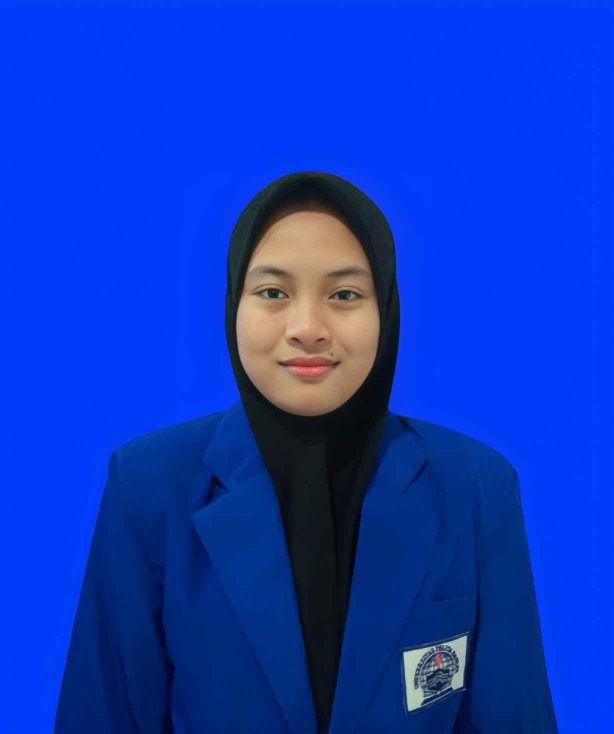
#> input picture img/alya.jpg, 1228 x 1468 px (shown at 1/2 size)
$ python -i tugas.py   (imports and definitions only)
#> lines starting #> are read from the running program, lines starting #| are printed output that depends on the picture; after the words box and inside, x2 and y2 are one past the last pixel; in counts of white or black regions, pixels touching at a corner belong together
import streamlit as st
import cv2
import numpy as np

def rgb_to_hsv(image):
    hsv_image = cv2.cvtColor(image, cv2.COLOR_RGB2HSV)
    return hsv_image

def calculate_histogram(image):
    histogram = cv2.calcHist([image], [0], None, [256], [0, 256])
    return histogram

# [5 lines left out: function adjust_brightness_contrast, not called in this run]

def find_contours(image):
    gray_image = cv2.cvtColor(image, cv2.COLOR_RGB2GRAY)
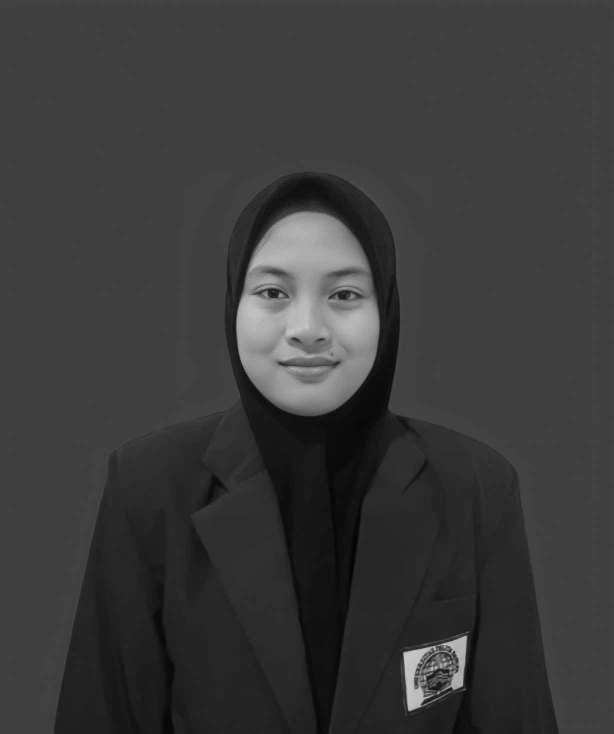
#> gray_image: shape (1468, 1228) (shown at 1/2 size); min 1, max 210, mean 58.2
    _, threshold = cv2.threshold(gray_image, 127, 255, 0)
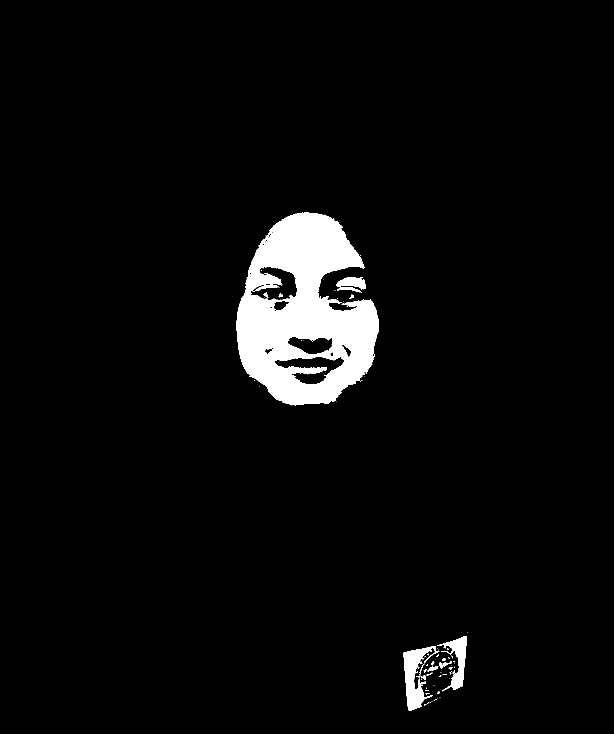
#> threshold: shape (1468, 1228) (shown at 1/2 size); 4.2% white; 80 white regions (58 under 20 px)
    contours, _ = cv2.findContours(threshold, cv2.RETR_TREE, cv2.CHAIN_APPROX_SIMPLE)
#> contours = 127 contours, 104 with area under 20; largest, box (x1, y1, x2, y2) and area: (473, 425, 758, 811) 76412, (500, 532, 595, 602) 3881, (548, 712, 689, 769) 3856, (807, 1292, 872, 1422) 3428, (574, 673, 665, 710) 2196
    return contours

# [83 lines left out: function main, not called in this run]


# [2 lines not run here, left out]

>>> import cv2
>>> picture = cv2.cvtColor(cv2.imread('../img/alya.jpg'), cv2.COLOR_BGR2RGB)
>>> result = find_contours(picture)
#> result has the same summary as contours in find_contours
